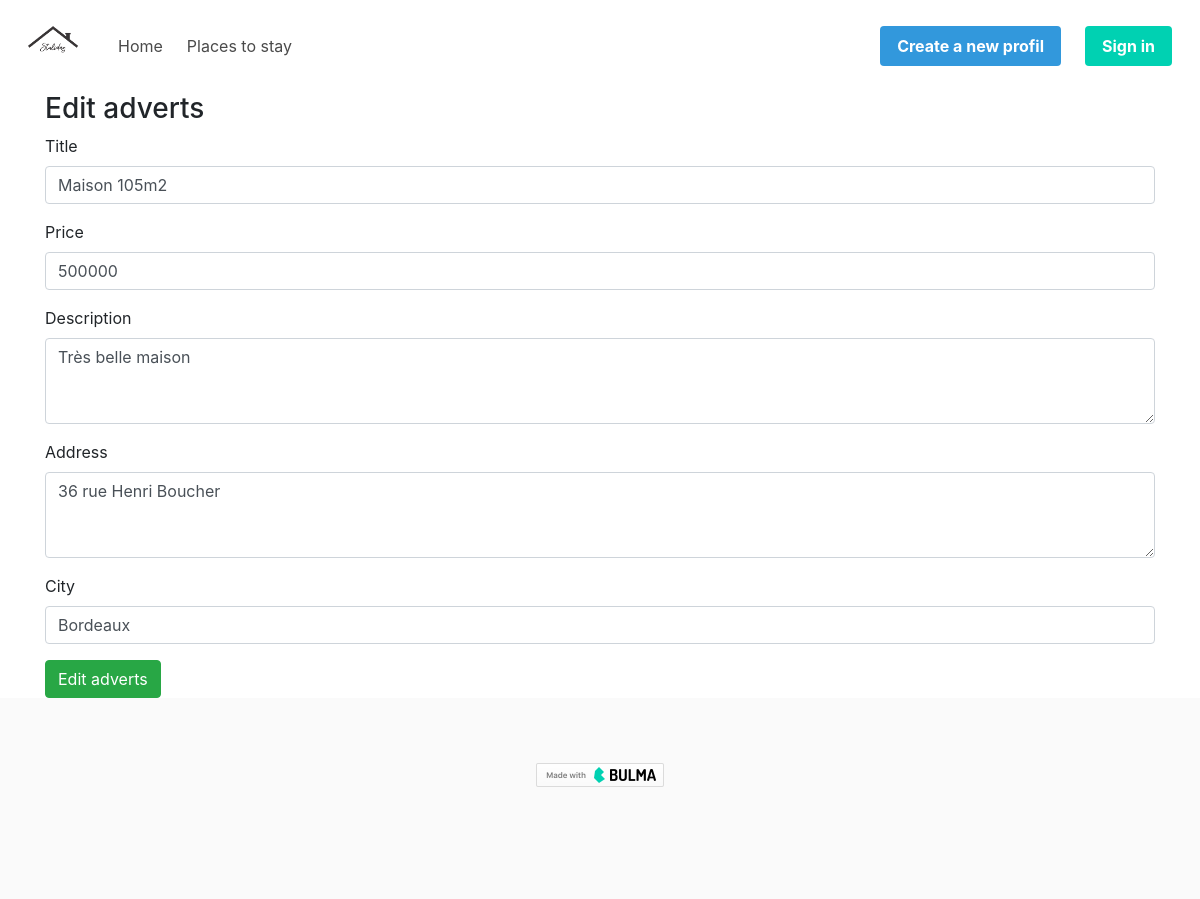
/edit_adverts.php?id=3, run on the app's committed database.
### tables this page shows
CREATE TABLE `adverts` (
  `ad_id` int(11) NOT NULL,
  `title` varchar(255) NOT NULL,
  `description` text NOT NULL,
  `address` varchar(255) NOT NULL,
  `city` varchar(255) NOT NULL,
  `price` int(11) NOT NULL,
  `images` varchar(255) DEFAULT NULL,
  `author` int(11) NOT NULL
);

### edit_adverts.php (the view, shortened to what this page needs)
<?php
require 'includes/header.php';
$id = $_GET['id'];
$sql1 = "SELECT * FROM adverts WHERE ad_id= {$id}";
$res1 = $conn->query($sql1);
$adverts = $res1->fetch(PDO::FETCH_ASSOC);
?>
<div class="container">
    <div class="columns">
        <div class="column">
            <h3>Edit adverts</h3>
            <div class="row">
                <div class="col-12">
                    <form action="process.php" method="POST">
                        <div class="form-group">
                            <label for="InputTitle">Title</label>
                            <input type="text" class="form-control" id="InputTitle"
                                value="<?php echo $adverts['title']; ?>"
                                name="title" required>
                        </div>
                        <div class="form-group">
                            <label for="InputPrice">Price</label>
                            <input type="number" max="999999" class="form-control" id="InputPrice"
                                value="<?php echo $adverts['price']; ?>"
                                name="price" required>
                        </div>
                        <div class="form-group">
                            <label for="InputDescription">Description</label>
                            <textarea class="form-control" id="InputDescription" rows="3" name="description"
                                required><?php echo $adverts['description']; ?></textarea>
                        </div>
                        <div class="form-group">
                            <label for="InputAddress">Address</label>
                            <textarea class="form-control" id="InputAddress" rows="3" name="address"
                                required><?php echo $adverts['address']; ?></textarea>
                        </div>
                        <div class="form-group">
                            <label for="InputCity">City</label>
                            <input type="text" class="form-control" id="InputCity"
                                value="<?php echo $adverts['city']; ?>"
                                name="city" required>
                        </div>
                        <button type="submit" class="btn btn-success" name="adverts_edit">Edit adverts</button>
                    </form>
                </div>
            </div>
        </div>
    </div>
</div>
<?php
require 'includes/footer.php';

### data on the page
adverts: title "Maison 105m2", price "500000", description "Très belle maison", address "36 rue Henri Boucher", city "Bordeaux"
